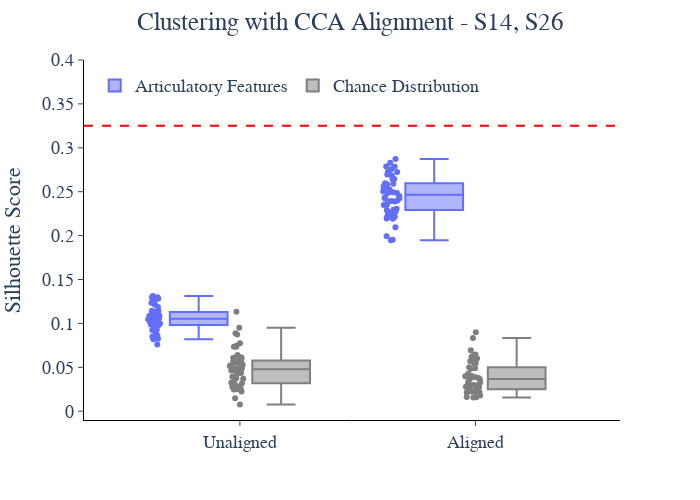

Notebook cell for this chart:
### Code cell
fig = px.box(cross_score_df, color='Condition', y="Silhouette (t-SNE)", x='Data', points='all', width=700, height=500, color_discrete_sequence=[px_colors[0], '#7F7F7F'])
fig.add_hline(y=ps_score_df['Silhouette (t-SNE)'].mean(), line_dash='dash', line_color='red')
fig.update_layout(
    plot_bgcolor='white',
    legend=dict(
        orientation='h',
        yanchor='top',
        y=0.98,
        xanchor='left',
        x=0.02,
        title_text=''
    ),
    title_text=f'Clustering with CCA Alignment - {", ".join(pts)}',
    title_x=0.5,
    font=dict(size=18, family='Arial')
)
fig.update_xaxes(
    title='',
    mirror=False,
    ticks='outside',
    showline=True,
    linecolor='black',
    showgrid=False,
)
fig.update_yaxes(
    title='Silhouette Score',
    mirror=False,
    ticks='outside',
    showline=True,
    linecolor='black',
    showgrid=False,
    range=[-0.01, 0.4]
)

fig.show()

### Figure 1 — Plotly figure (JSON) as saved in the notebook; plotly's stock layout.template omitted (floating-point values rounded to 4 significant figures)
{"data": [{"alignmentgroup": "True", "boxpoints": "all", "hovertemplate": "Condition=Articulatory Features<br>Data=%{x}<br>Silhouette (t-SNE)=%{y}<extra></extra>", "legendgroup": "Articulatory Features", "marker": {"color": "#636EFA"}, "name": "Articulatory Features", "notched": false, "offsetgroup": "Articulatory Features", "orientation": "v", "showlegend": true, "type": "box", "x": ["Unaligned", "Unaligned", "Unaligned", "Unaligned", "Unaligned", "Unaligned", "Unaligned", "Unaligned", "Unaligned", "Unaligned", "Unaligned", "Unaligned", "Unaligned", "Unaligned", "Unaligned", "Unaligned", "Unaligned", "Unaligned", "Unaligned", "Unaligned", "Unaligned", "Unaligned", "Unaligned", "Unaligned", "Unaligned", "Unaligned", "Unaligned", "Unaligned", "Unaligned", "Unaligned", "Unaligned", "Unaligned", "Unaligned", "Unaligned", "Unaligned", "Unaligned", "Unaligned", "Unaligned", "Unaligned", "Unaligned", "Unaligned", "Unaligned", "Unaligned", "Unaligned", "Unaligned", "Unaligned", "Unaligned", "Unaligned", "Unaligned", "Unaligned", "Aligned", "Aligned", "Aligned", "Aligned", "Aligned", "Aligned", "Aligned", "Aligned", "Aligned", "Aligned", "Aligned", "Aligned", "Aligned", "Aligned", "Aligned", "Aligned", "Aligned", "Aligned", "Aligned", "Aligned", "Aligned", "Aligned", "Aligned", "Aligned", "Aligned", "Aligned", "Aligned", "Aligned", "Aligned", "Aligned", "Aligned", "Aligned", "Aligned", "Aligned", "Aligned", "Aligned", "Aligned", "Aligned", "Aligned", "Aligned", "Aligned", "Aligned", "Aligned", "Aligned", "Aligned", "Aligned", "Aligned", "Aligned", "Aligned", "Aligned"], "x0": " ", "xaxis": "x", "y": [0.104, 0.08508, 0.08265, 0.1074, 0.09886, 0.09998, 0.1143, 0.1186, 0.1236, 0.1045, 0.104, 0.09222, 0.08207, 0.1107, 0.09208, 0.1297, 0.09912, 0.1113, 0.1051, 0.1119, 0.09431, 0.1047, 0.1298, 0.08552, 0.1113, 0.1057, 0.1044, 0.102, 0.09104, 0.1129, 0.1084, 0.1085, 0.07595, 0.1058, 0.1068, 0.1041, 0.1213, 0.08612, 0.1253, 0.1089, 0.1224, 0.1142, 0.09581, 0.1291, 0.1282, 0.1001, 0.1084, 0.0925, 0.09818, 0.1313, 0.2525, 0.2502, 0.2266, 0.2542, 0.2295, 0.245, 0.2193, 0.2831, 0.2394, 0.243, 0.2556, 0.2292, 0.2218, 0.2401, 0.2419, 0.2873, 0.2426, 0.2758, 0.271, 0.2597, 0.2216, 0.2727, 0.2305, 0.1952, 0.2354, 0.2267, 0.248, 0.2591, 0.2695, 0.2787, 0.2195, 0.2582, 0.1994, 0.2274, 0.2547, 0.2684, 0.2787, 0.2644, 0.2493, 0.2392, 0.2563, 0.2645, 0.2216, 0.2497, 0.2097, 0.2349, 0.2486, 0.2725, 0.1948, 0.2389], "y0": " ", "yaxis": "y"}, {"alignmentgroup": "True", "boxpoints": "all", "hovertemplate": "Condition=Chance Distribution<br>Data=%{x}<br>Silhouette (t-SNE)=%{y}<extra></extra>", "legendgroup": "Chance Distribution", "marker": {"color": "#7F7F7F"}, "name": "Chance Distribution", "notched": false, "offsetgroup": "Chance Distribution", "orientation": "v", "showlegend": true, "type": "box", "x": ["Unaligned", "Unaligned", "Unaligned", "Unaligned", "Unaligned", "Unaligned", "Unaligned", "Unaligned", "Unaligned", "Unaligned", "Unaligned", "Unaligned", "Unaligned", "Unaligned", "Unaligned", "Unaligned", "Unaligned", "Unaligned", "Unaligned", "Unaligned", "Unaligned", "Unaligned", "Unaligned", "Unaligned", "Unaligned", "Unaligned", "Unaligned", "Unaligned", "Unaligned", "Unaligned", "Unaligned", "Unaligned", "Unaligned", "Unaligned", "Unaligned", "Unaligned", "Unaligned", "Unaligned", "Unaligned", "Unaligned", "Unaligned", "Unaligned", "Unaligned", "Unaligned", "Unaligned", "Unaligned", "Unaligned", "Unaligned", "Unaligned", "Unaligned", "Aligned", "Aligned", "Aligned", "Aligned", "Aligned", "Aligned", "Aligned", "Aligned", "Aligned", "Aligned", "Aligned", "Aligned", "Aligned", "Aligned", "Aligned", "Aligned", "Aligned", "Aligned", "Aligned", "Aligned", "Aligned", "Aligned", "Aligned", "Aligned", "Aligned", "Aligned", "Aligned", "Aligned", "Aligned", "Aligned", "Aligned", "Aligned", "Aligned", "Aligned", "Aligned", "Aligned", "Aligned", "Aligned", "Aligned", "Aligned", "Aligned", "Aligned", "Aligned", "Aligned", "Aligned", "Aligned", "Aligned", "Aligned", "Aligned", "Aligned"], "x0": " ", "xaxis": "x", "y": [0.04356, 0.07328, 0.05697, 0.04282, 0.1134, 0.0775, 0.05999, 0.06149, 0.05685, 0.05323, 0.07459, 0.08739, 0.03177, 0.0295, 0.02233, 0.03936, 0.0485, 0.05227, 0.05145, 0.06092, 0.02591, 0.02463, 0.02584, 0.03501, 0.02494, 0.04629, 0.08882, 0.04754, 0.05775, 0.04545, 0.09502, 0.01479, 0.04798, 0.007656, 0.04461, 0.05511, 0.05238, 0.02754, 0.0259, 0.07351, 0.02811, 0.03931, 0.03232, 0.04868, 0.05426, 0.04859, 0.03702, 0.02712, 0.06403, 0.03745, 0.02758, 0.03324, 0.03689, 0.02329, 0.02142, 0.02227, 0.02494, 0.01611, 0.03427, 0.06205, 0.04055, 0.0694, 0.0233, 0.01561, 0.05799, 0.03081, 0.02261, 0.03871, 0.04907, 0.05696, 0.02774, 0.02984, 0.08342, 0.08982, 0.06447, 0.03787, 0.03018, 0.03979, 0.03917, 0.05455, 0.01777, 0.02945, 0.05393, 0.02177, 0.03985, 0.01588, 0.02142, 0.0481, 0.05003, 0.02942, 0.02552, 0.04029, 0.02943, 0.04234, 0.05544, 0.0221, 0.03981, 0.06002, 0.03655, 0.0634], "y0": " ", "yaxis": "y"}], "layout": {"boxmode": "group", "font": {"family": "Arial", "size": 18}, "height": 500, "legend": {"orientation": "h", "title": {"text": ""}, "tracegroupgap": 0, "x": 0.02, "xanchor": "left", "y": 0.98, "yanchor": "top"}, "margin": {"t": 60}, "plot_bgcolor": "white", "shapes": [{"line": {"color": "red", "dash": "dash"}, "type": "line", "x0": 0, "x1": 1, "xref": "x domain", "y0": 0.3252, "y1": 0.3252, "yref": "y"}], "title": {"text": "Clustering with CCA Alignment - S14, S26", "x": 0.5}, "width": 700, "xaxis": {"anchor": "y", "domain": [0, 1], "linecolor": "black", "mirror": false, "showgrid": false, "showline": true, "ticks": "outside", "title": {"text": ""}}, "yaxis": {"anchor": "x", "domain": [0, 1], "linecolor": "black", "mirror": false, "range": [-0.01, 0.4], "showgrid": false, "showline": true, "ticks": "outside", "title": {"text": "Silhouette Score"}}}}
